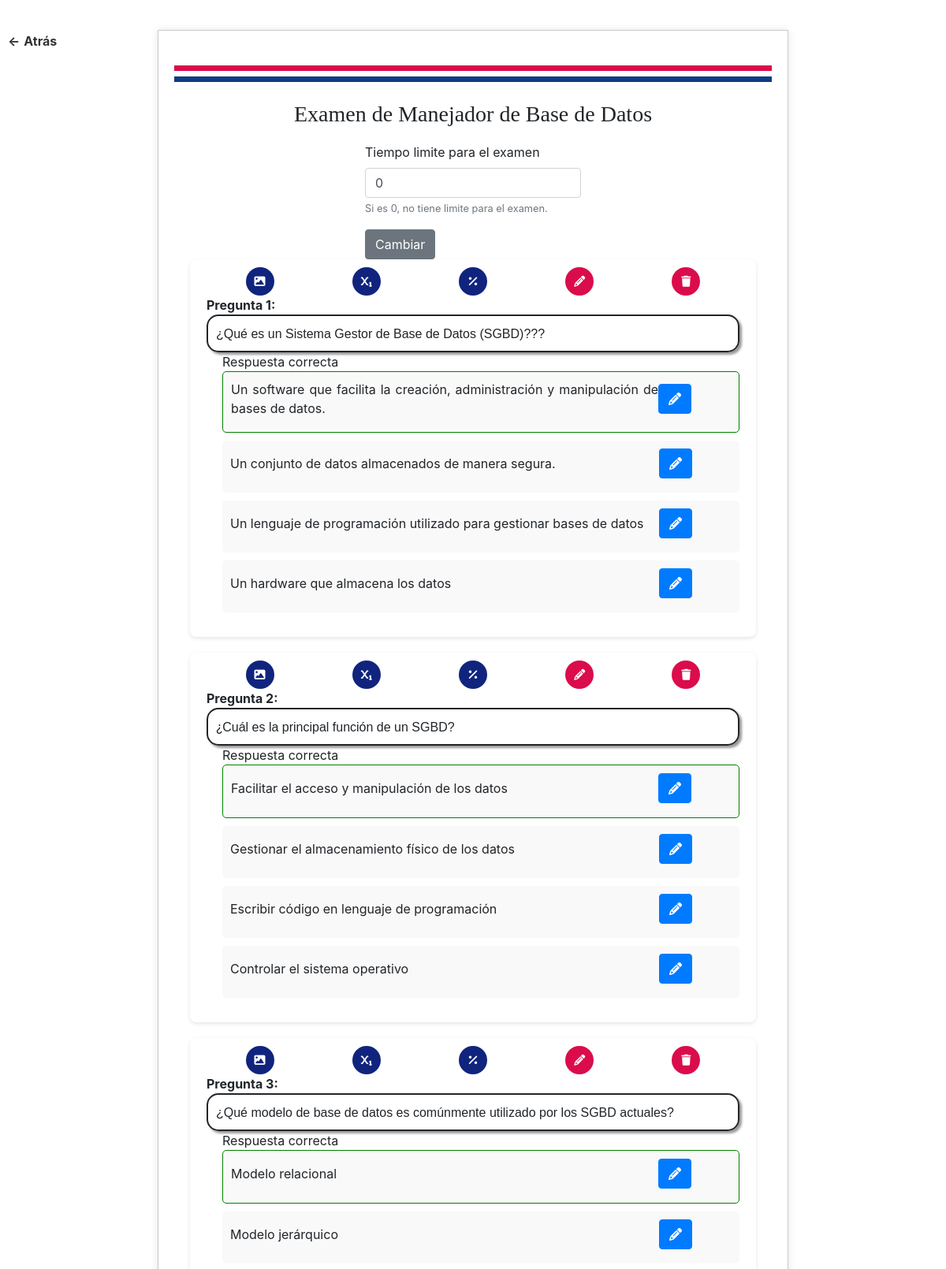
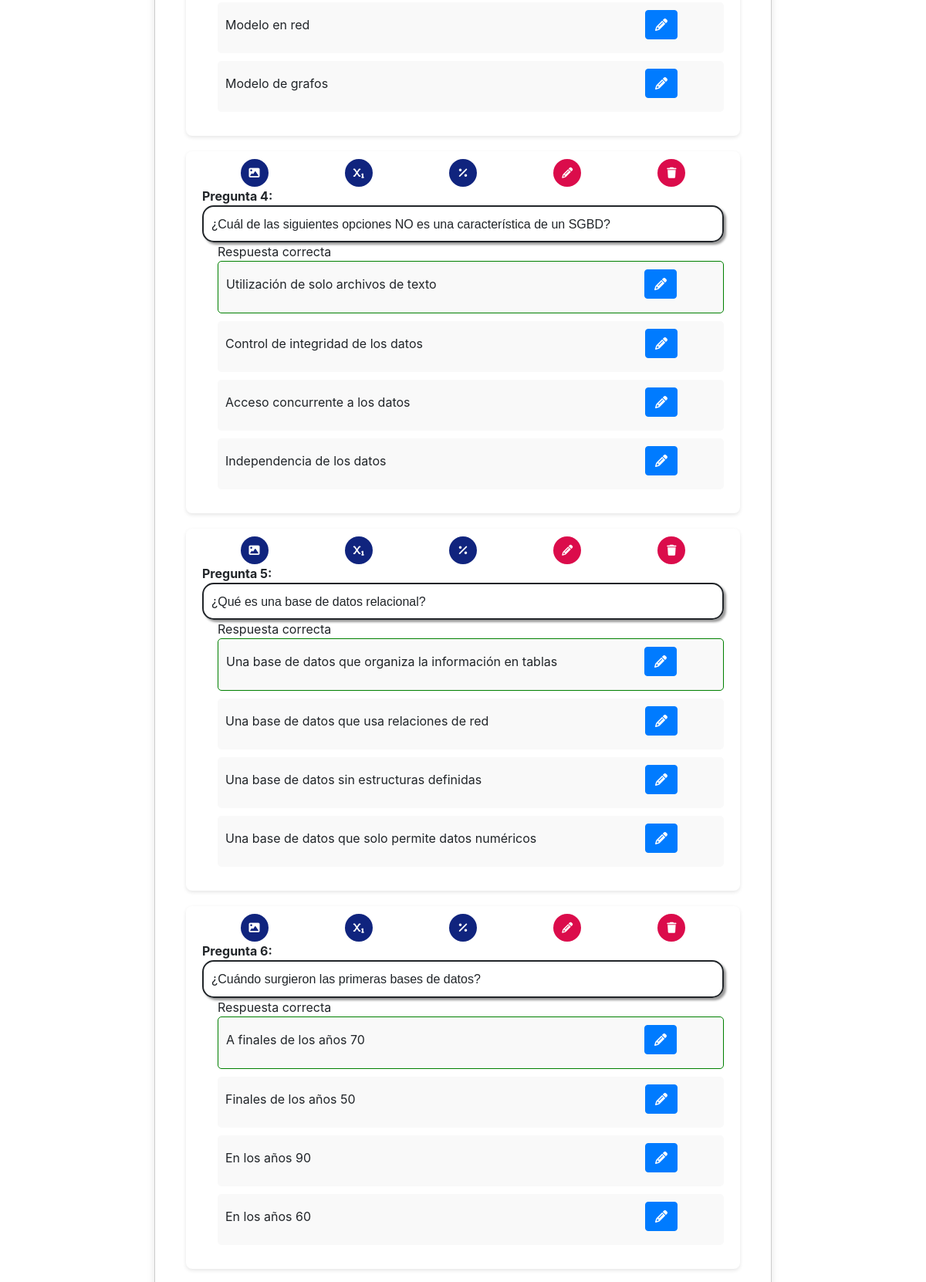
/admin/examen24/verExamen.php?id_portada=4180 (signed in, upper part), run on the app's committed database (2 pictures, top to bottom).
### tables this page shows
CREATE TABLE `materias` (
  `id_materia` int(11) NOT NULL,
  `nombre_materia` varchar(250) NOT NULL
);

CREATE TABLE `portada` (
  `id_portada` int(11) NOT NULL,
  `id_escuela` int(11) NOT NULL,
  `id_usuario` int(11) NOT NULL,
  `id_materia` int(11) NOT NULL,
  `estado` int(2) NOT NULL DEFAULT 1,
  `tiempo` int(10) NOT NULL DEFAULT 0
);

CREATE TABLE `cuestionario` (
  `id_pregunta` int(11) NOT NULL,
  `pregunta` longtext DEFAULT NULL,
  `tipo` int(11) NOT NULL DEFAULT 0,
  `id_material` int(11) DEFAULT NULL
);

### general/db/basica.php (called while the page is built, shortened)
<?php
function ejecuta($consulta, $parametros = [], $tipo) {
    $base = mysqli_connect('localhost', 'root', '', 'udimex') or die("Error al conectar la base de datos");
    $stmt = mysqli_prepare($base, $consulta);
    if (!empty($parametros)) {
        $tipos = '';
		foreach ($parametros as $param) {
			if (is_int($param)) {
				$tipos .= 'i';
			} elseif (is_float($param)) {
				$tipos .= 'd';
			} elseif (is_string($param)) {
				$tipos .= 's';
			} else {
				throw new Exception("Tipo de dato no soportado");
			}
		}
        mysqli_stmt_bind_param($stmt, $tipos, ...$parametros);
    }
    mysqli_stmt_execute($stmt);
    $result = mysqli_stmt_get_result($stmt);
    return $result;
}
?>

### general/db/examenes.php (called while the page is built, shortened)
<?php
function obtener_preguntas($id_examen) {
  $consulta = "SELECT * FROM cuestionario WHERE id_material = ?";
  return ejecuta ($consulta, [$id_examen], 0);
}
function obtener_respuestas($id_respuesta) {
   $consulta="SELECT * FROM respuesta WHERE id_pregunta= ?";
   return ejecuta ($consulta, [$id_respuesta], 0);
}
function obtener_materia($id_examen) {
     $consulta="SELECT m.nombre_materia FROM portada p JOIN materias m ON p.id_materia = m.id_materia WHERE p.id_portada= ?";
     $resultado= ejecuta ($consulta, [$id_examen], 0);
     $fila=mysqli_fetch_assoc($resultado);
     return $fila ['nombre_materia'];
}
function obtener_tiempo($id_examen) {
     $consulta = "SELECT tiempo FROM portada WHERE id_portada= ?";
     $resultado = ejecuta ($consulta, [$id_examen], 0);
     $fila = mysqli_fetch_assoc($resultado);
     return $fila ['tiempo'];
}
?>

### admin/examen24/verExamen.php (the view, shortened to what this page needs)
<?php
$dir = "../../general/";
include($dir."db/basica.php");
include($dir."db/examenes.php");
$id_examen = $_GET['id_portada'];
$nombre_materia = obtener_materia($id_examen);
$tiempo = obtener_tiempo($id_examen);
$preguntas = obtener_preguntas($id_examen);
?>
<!DOCTYPE html>
<html lang="es">
<head>
    <link rel="stylesheet" href="css/estilos_verExamen.css">
    <link rel="stylesheet" href="https://maxcdn.bootstrapcdn.com/bootstrap/4.5.2/css/bootstrap.min.css">
    <link rel="stylesheet" href="https://cdnjs.cloudflare.com/ajax/libs/font-awesome/5.15.4/css/all.min.css">
</head>
<body>
    <a href="Examenes.php" class="back-button"><span class="arrow">&larr;</span>Atrás</a>
    <div class="main-container">
        <div class="red-line"></div>
        <div class="blue-line"></div>
        <br>
        <div class="contenido">
            <h1 class="titulo-materia">Examen de <?php echo htmlspecialchars($nombre_materia); ?></h1>
            <div class="d-flex justify-content-center">
                <form action="cambiarTiempo.php" method="POST">
                    <div class="form-group">
                        <label for="exampleInputEmail1">Tiempo limite para el examen</label>
                        <input type="number" name='tiempo' value="<?php echo $tiempo; ?>" class="form-control" placeholder="Limite en minutos">
                        <small id="emailHelp" class="form-text text-muted">Si es 0, no tiene limite para el examen.</small>
                    </div>
                    <button type="submit" class="btn btn-secondary">Cambiar</button>
                </form>
            </div>
            <div class="preguntas">
                <?php
                if ($preguntas) {
                    $numero_pregunta = 1;
                    while ($fila = mysqli_fetch_assoc($preguntas)) {
                        $idPregunta = $fila['id_pregunta'];
                        echo "
                        <div class='pregunta' id='pregunta_" . $fila['id_pregunta'] . "'>
                            <div class='imagen' id='imagen_" . $fila['id_pregunta'] . "' style='display:none;'>
                                <form method='POST' id='formImagen-" . $fila['id_pregunta'] . "'>
                                    <input onclick=\"cargarImagen(" . $fila['id_pregunta'] . ");\" class='btn btn-primary' type='button' value='Cargar imagen'>
                                    <p class='btn btn-secondary' onclick=\"cancelarImagen(" . $fila['id_pregunta'] . ")\">Cancelar</p>
                                </form>
                            </div>
                            <div class='d-flex justify-content-around'>
                                <button class='imagen-button' onclick=\"mostrarImagen(" . $fila['id_pregunta'] . ")\">
                                    <i class='fas fa-image'></i>
                                </button>
                                <button class='imagen-button' onclick=\"openModal(1, " . $fila['id_pregunta'] . ")\">
                                    <i class='fas fa-solid fa-subscript'></i>
                                </button>
                                <button class='imagen-button' onclick=\"openModal(2, " . $fila['id_pregunta'] . ")\">
                                    <i class='fas fa-solid fa-percent'></i>
                                </button>
                                <button class='editar-button' onclick=\"mostrarEdicion(" . $fila['id_pregunta'] . "); procesarContenido(" . $fila['id_pregunta'] . ");\">
                                    <i class='fas fa-pencil-alt'></i>
                                </button>
                                <form action='borraPregunta.php' method='POST'>
                                    <input value='$idPregunta' name='pregunta' type='hidden'>
                                    <input value='$id_examen' name='examen' type='hidden'>
                                    <button class='editar-button' type='submit'>
                                    <i class='fas fa-trash'></i>
                                    </button>
                                </form>
                            </div>
                            <strong>Pregunta $numero_pregunta:</strong>
                            <span id='texto_pregunta_" . $fila['id_pregunta'] . "'></span>
                            <div id='container-div-" . $fila['id_pregunta'] . "' class='container-div' style='max-width: 100%; overflow: auto;' contenteditable='true' rows='4' cols='50'>" . $fila['pregunta'] . "</div>
                            ";
                        echo "<div class='respuestas-container'>";
                        $respuestas = obtener_respuestas($fila['id_pregunta']);
                        if ($fila['tipo'] == 1) {
                            echo "<div class='opciones-multiples'>";
                            while ($fila2 = mysqli_fetch_assoc($respuestas)) {
                                if ($fila2['tipo'] == 1) {
                                    echo "Respuesta correcta <div class='respuesta-opcion' id='respuesta_" . $fila2['id_respuesta'] . "' style='border:solid 1px green;'>";
                                } else {
                                    echo "<div class='respuesta-opcion' id='respuesta_" . $fila2['id_respuesta'] . "' style='border:none'>";
                                }
                                echo "
                                        <label>
                                            <div style='border:none; width:100%;'>" . $fila2['respuesta'] . "</div>
                                            <button class='btn btn-primary' onclick=\"mostrarEdicionRespuesta(" . $fila2['id_respuesta'] . ")\">
                                                <i class='fas fa-pencil-alt'></i>
                                            </button>
                                        </label>
                                    </div>";
                            }
                            echo "</div>";
                        } elseif ($fila['tipo'] == 2) {
                            echo "<textarea name='pregunta_$numero_pregunta' rows='6'></textarea>";
                        } elseif ($fila['tipo'] == 3) {
                            echo "<div class='verdadero-falso'>";
                            echo "<label><input type='radio' name='pregunta_$numero_pregunta' value='verdadero'> Verdadero</label><br>";
                            echo "<label><input type='radio' name='pregunta_$numero_pregunta' value='falso'> Falso</label>";
                            echo "</div>";
                        }
                        echo "</div>";
                        echo "</div>";
                        $numero_pregunta++;
                    }
                }
                ?>
            </div>
        </div>
    </div>
</body>
</html>

### admin/examen24/css/estilos_verExamen.css (style rules this page uses)
body { margin: 0; padding: 0; display: flex; justify-content: center; align-items: flex-start; min-height: 100vh; background-color: #f0f0f0; font-family: Arial, Helvetica, sans-serif; font-size: 16px; }
.main-container { width: 80%; max-width: 800px; background-color: #fff; padding: 20px; border: 1px solid #ccc; box-shadow: 0 0 10px rgba(0, 0, 0, 0.1); display: flex; flex-direction: column; align-items: center; margin-top: 1cm; }
.red-line, .blue-line { width: 100%; height: 7px; }
.red-line { background-color: #db0c4b; margin-bottom: 7px; }
.blue-line { background-color: #0e3b83; }
.titulo-materia { text-align: center; margin-bottom: 20px; font-family: Cambria, serif; font-size: 28px; }
.preguntas { width: 100%; margin-top: 0; padding: 0 20px; }
.pregunta { margin-bottom: 20px; position: relative; padding: 10px 21px 21px 21px; background-color: #fff; border-radius: 8px; text-align: justify; box-shadow: 0 2px 5px rgba(0, 0, 0, 0.1); }
.opciones-multiples { margin-left: 20px; }
.respuesta-opcion { display: flex; align-items: center; justify-content: space-between; padding: 10px; margin-bottom: 10px; background-color: #f9f9f9; border-radius: 5px; border: 1px solid transparent; text-align: justify; position: relative; }
.respuesta-opcion label { display: flex; align-items: center; width: calc(100% - 50px); }
.editar-button { background-color: #db0c4b; border: none; border-radius: 50%; color: white; width: 36px; height: 36px; display: flex; align-items: center; justify-content: center; cursor: pointer; }
.editar-button i { font-size: 14px; }
.imagen-button { background-color: #10247e; border: none; border-radius: 50%; color: white; width: 36px; height: 36px; display: flex; align-items: center; justify-content: center; cursor: pointer; }
.imagen-button i { font-size: 14px; }
.back-button { position: absolute; top: 40px; left: 10px; text-decoration: none; color: #333; font-size: 16px; font-weight: bold; }
.back-button .arrow { margin-right: 5px; }
.container-div { border: 2px solid #0e3b83; border-radius: 10px; box-shadow: 3px 3px 3px rgba(0, 0, 0, 0.4); padding: 5px 8px; max-width: 100%; }
.container-div { border: solid 2px; border-radius: 15px; padding: 10px; }

### data on the page
materias: nombre_materia "Manejador de Base de Datos"
portada: tiempo "0"
cuestionario: pregunta "¿Qué es un Sistema Gestor de Base de Datos (SGBD)???", respuesta "Un software que facilita la creación, administración y manipulación de bases de datos.", tipo 1 (drawn), respuesta "Un conjunto de datos almacenados de manera segura.", respuesta "Un lenguaje de programación utilizado para gestionar bases de datos", respuesta "Un hardware que almacena los datos"
cuestionario: pregunta "¿ Cuál es la principal función de un SGBD?", respuesta "Facilitar el acceso y manipulación de los datos", tipo 1 (drawn), respuesta "Gestionar el almacenamiento físico de los datos", respuesta "Escribir código en lenguaje de programación", respuesta "Controlar el sistema operativo"
cuestionario: pregunta "¿Qué modelo de base de datos es comúnmente utilizado por los SGBD actuales?", respuesta "Modelo relacional", tipo 1 (drawn), respuesta "Modelo jerárquico", respuesta "Modelo en red", respuesta "Modelo de grafos"
cuestionario: pregunta "¿ Cuál de las siguientes opciones NO es una característica de un SGBD?", respuesta "Utilización de solo archivos de texto", tipo 1 (drawn), respuesta "Control de integridad de los datos", respuesta "Acceso concurrente a los datos", respuesta "Independencia de los datos"
cuestionario: pregunta "¿ Qué es una base de datos relacional?", respuesta "Una base de datos que organiza la información en tablas", tipo 1 (drawn), respuesta "Una base de datos que usa relaciones de red", respuesta "Una base de datos sin estructuras definidas", respuesta "Una base de datos que solo permite datos numéricos"
cuestionario: pregunta "¿ Cuándo surgieron las primeras bases de datos?", respuesta "A finales de los años 70", tipo 1 (drawn), respuesta "Finales de los años 50", respuesta "En los años 90", respuesta "En los años 60"
